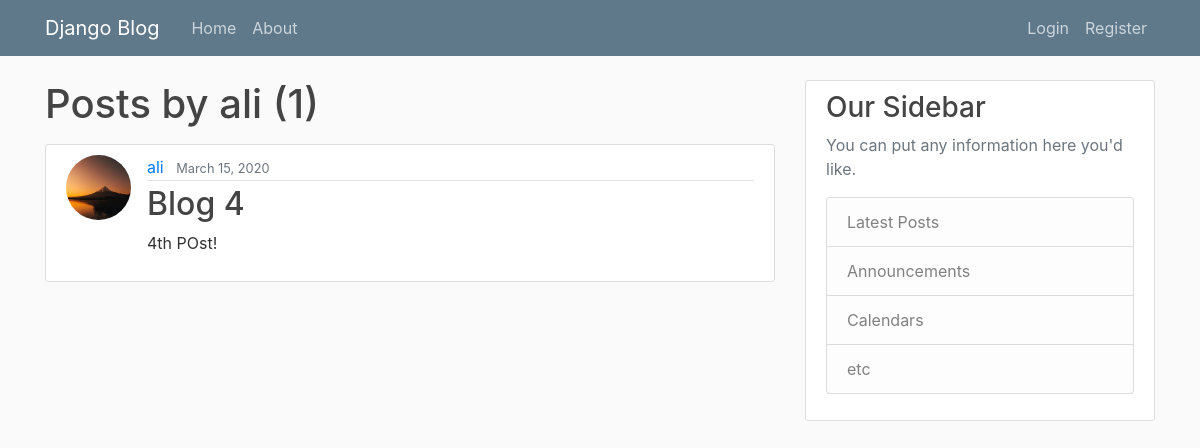
The app's page /user/ali/, older data.
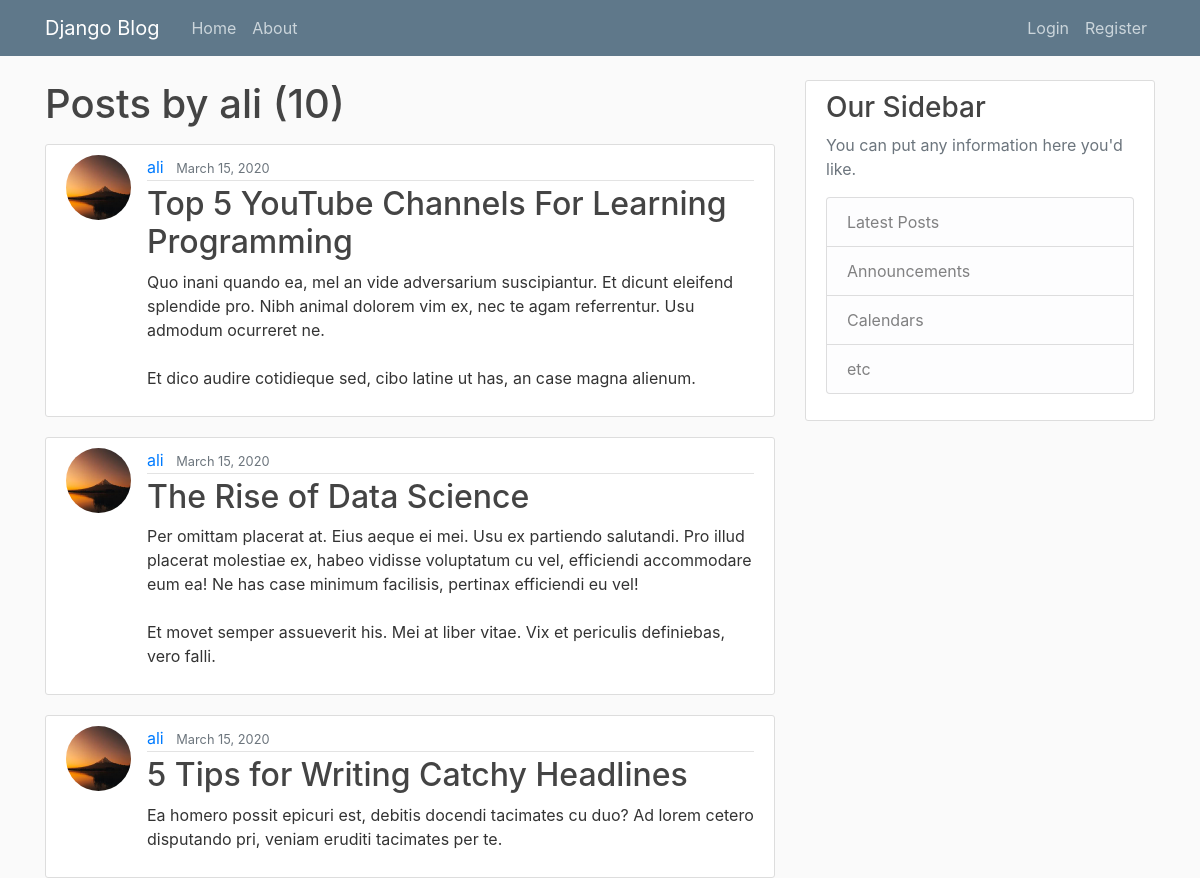
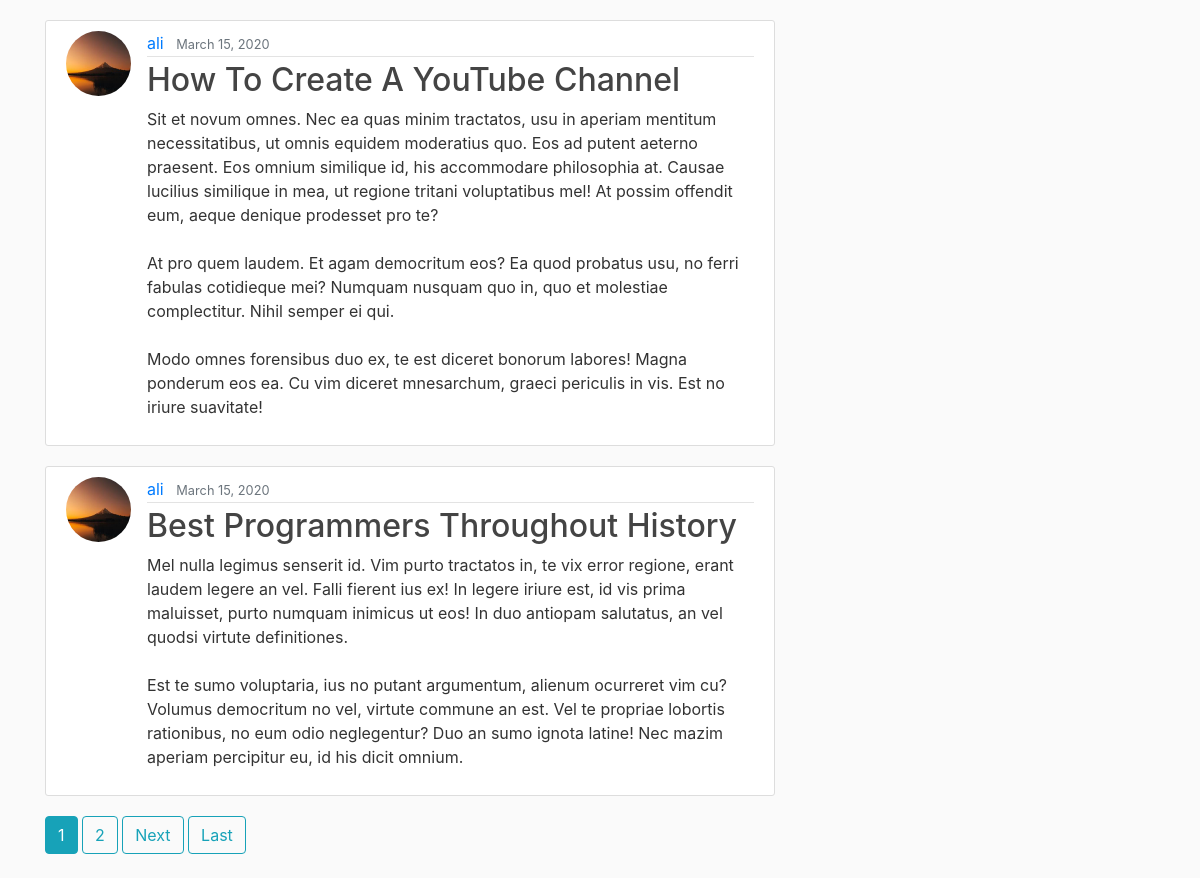
The same page, newer data (2 pictures, top to bottom).
### blog/models.py (models this page shows, shortened)
class Post(models.Model):
    title = models.CharField(max_length=100)
    content = models.TextField()
    date_posted = models.DateTimeField(default = timezone.now)
    author = models.ForeignKey(User, on_delete = models.CASCADE)

### users/models.py (models this page shows, shortened)
class Profile(models.Model):
    user = models.OneToOneField(User, on_delete=models.CASCADE)
    image = models.ImageField(default='default.jpg', upload_to='profile_pics')

### blog/views.py (the view)
# urls.py: path('user/<str:username>/', UserPostListView.as_view(), name='user-posts'),
class UserPostListView(ListView):
    model = Post
    template_name = 'blog/user_posts.html'
    context_object_name = 'posts'
    paginate_by = 5
    def get_queryset(self):
        user = get_object_or_404(User, username=self.kwargs.get('username'))
        return Post.objects.filter(author=user).order_by('-date_posted')

### blog/templates/blog/user_posts.html (shortened to what this page needs)
{% extends 'blog/base.html' %}
{% block content %}
    <h1 class = "mb-3">Posts by {{ view.kwargs.username }} ({{ page_obj.paginator.count }})</h1>
    {% for post in posts %}
        <article class="media content-section">
        <img src="{{ post.author.profile.image.url }}" class="rounded-circle article-img">
            <div class="media-body">
                <div class="article-metadata">
                    <a class="mr-2" href="{% url 'user-posts' post.author.username %}">{{ post.author }}</a>
                    <small class="text-muted">{{ post.date_posted|date:"F d, Y" }}</small>
                </div>
                <h2><a class="article-title" href="{% url 'post-detail' post.id %}">{{ post.title }}</a></h2>
                <p class="article-content">{{ post.content }}</p>
            </div>
        </article>
    {% endfor %}
    {% if is_paginated %}
      {% for num in page_obj.paginator.page_range %}
        {% if page_obj.number == num %}
          <a class="btn btn-info mb-4" href="?page={{ num }}">{{ num }}</a>
        {% elif num > page_obj.number|add:'-3' and num < page_obj.number|add:'3' %}
          <a class="btn btn-outline-info mb-4" href="?page={{ num }}">{{ num }}</a>
        {% endif %}
      {% endfor %}
      {% if page_obj.has_next %}
        <a class="btn btn-outline-info mb-4" href="?page={{ page_obj.next_page_number }}">Next</a>
        <a class="btn btn-outline-info mb-4" href="?page={{ page_obj.paginator.num_pages }}">Last</a>
      {% endif %}
    {% endif %}
{% endblock content %}

### blog/templates/blog/base.html (shortened to what this page needs)
{% load static %}
<!Doctype html>
<html>
<head>
    <link rel="stylesheet" href="https://stackpath.bootstrapcdn.com/bootstrap/4.4.1/css/bootstrap.min.css">
    <link rel="stylesheet" type="text/css" href="{% static 'blog/main.css' %}">
</head>
<body>
    <header class="site-header">
        <nav class="navbar navbar-expand-md navbar-dark bg-steel fixed-top">
            <div class="container">
            <a class="navbar-brand mr-4" href="{% url 'blog-home'%}">Django Blog</a>
            <div class="collapse navbar-collapse" id="navbarToggle">
                <div class="navbar-nav mr-auto">
                <a class="nav-item nav-link" href="{% url 'blog-home'%}">Home</a>
                <a class="nav-item nav-link" href="{% url 'blog-about'%}">About</a>
                </div>
                <div class="navbar-nav">
                {% if user.is_authenticated %}
                    <a class="nav-item nav-link" href="{% url 'profile' %}">Profile</a>
                    <a class="nav-item nav-link" href="{% url 'post-create' %}">New Post</a>
                    <a class="nav-item nav-link" href="{% url 'logout' %}">Logout</a>
                {% else %}
                    <a class="nav-item nav-link" href="{% url 'login' %}">Login</a>
                    <a class="nav-item nav-link" href="{% url 'register' %}">Register</a>
                {% endif %}
                </div>
            </div>
            </div>
        </nav>
    </header>
    <main role="main" class="container">
        <div class="row">
            <div class="col-md-8">
            {% block content %}{% endblock %}
            </div>
            <div class="col-md-4">
            <div class="content-section">
                <h3>Our Sidebar</h3>
                <p class='text-muted'>You can put any information here you'd like.
                <ul class="list-group">
                    <li class="list-group-item list-group-item-light">Latest Posts</li>
                    <li class="list-group-item list-group-item-light">Announcements</li>
                    <li class="list-group-item list-group-item-light">Calendars</li>
                    <li class="list-group-item list-group-item-light">etc</li>
                </ul>
                </p>
            </div>
            </div>
        </div>
    </main>
</body>
</html>

### blog/static/blog/main.css (style rules this page uses)
body { background: #fafafa; color: #333333; margin-top: 5rem; }
h1, h2, h3, h4, h5, h6 { color: #444444; }
ul { margin: 0; }
.bg-steel { background-color: #5f788a; }
.site-header .navbar-nav .nav-link { color: #cbd5db; }
.content-section { background: #ffffff; padding: 10px 20px; border: 1px solid #dddddd; border-radius: 3px; margin-bottom: 20px; }
.article-title { color: #444444; }
.article-content { white-space: pre-line; }
.article-img { height: 65px; width: 65px; margin-right: 16px; }
.article-metadata { padding-bottom: 1px; margin-bottom: 4px; border-bottom: 1px solid #e3e3e3 }

Row changes from the older to the newer data that the page shows:
no longer on this page (row unchanged): Post: author.profile.image (placeholder picture), author "ali", date_posted "March 15, 2020", title "Blog 4", content "4th POst!"
added Post: author.profile.image (placeholder picture), author "ali", date_posted "March 15, 2020", title "Top 5 YouTube Channels For Learning Programming", content "Quo inani quando ea, mel an vide adversarium suscipiantur. Et dicunt eleifend splendide pro. Nibh animal dolorem vim ex, nec te agam referrentur. Usu admodum ocurreret ne. Et dico audire cotidieque sed, cibo latine ut has, an case magna alienum."
added Post: author.profile.image (placeholder picture), author "ali", date_posted "March 15, 2020", title "The Rise of Data Science", content "Per omittam placerat at. Eius aeque ei mei. Usu ex partiendo salutandi. Pro illud placerat molestiae ex, habeo vidisse voluptatum cu vel, efficiendi accommodare eum ea! Ne has case minimum facilisis, pertinax efficiendi eu vel! Et movet semper assueverit his. Mei at liber vitae. Vix et periculis definiebas, vero falli."
added Post: author.profile.image (placeholder picture), author "ali", date_posted "March 15, 2020", title "5 Tips for Writing Catchy Headlines", content "Ea homero possit epicuri est, debitis docendi tacimates cu duo? Ad lorem cetero disputando pri, veniam eruditi tacimates per te."
added Post: author.profile.image (placeholder picture), author "ali", date_posted "March 15, 2020", title "How To Create A YouTube Channel", content "Sit et novum omnes. Nec ea quas minim tractatos, usu in aperiam mentitum necessitatibus, ut omnis equidem moderatius quo. Eos ad putent aeterno praesent. Eos omnium similique id, his accommodare philosophia at. Causae lucilius similique in mea, ut regione tritani voluptatibus mel! At possim offendit eum, aeque denique prodesset pro te? At pro quem laudem. Et agam democritum eos? Ea quod probatus usu, no ferri fabulas cotidieque mei? Numquam nusquam quo in, quo et molestiae complectitur. Nihil semper ei qui. Modo omnes forensibus duo ex, te est diceret bonorum labores! Magna ponderum eos ea. Cu vim diceret mnesarchum, graeci periculis in vis. Est no iriure suavitate!"
added Post: author.profile.image (placeholder picture), author "ali", date_posted "March 15, 2020", title "Best Programmers Throughout History", content "Mel nulla legimus senserit id. Vim purto tractatos in, te vix error regione, erant laudem legere an vel. Falli fierent ius ex! In legere iriure est, id vis prima maluisset, purto numquam inimicus ut eos! In duo antiopam salutatus, an vel quodsi virtute definitiones. Est te sumo voluptaria, ius no putant argumentum, alienum ocurreret vim cu? Volumus democritum no vel, virtute commune an est. Vel te propriae lobortis rationibus, no eum odio neglegentur? Duo an sumo ignota latine! Nec mazim aperiam percipitur eu, id his dicit omnium."
Text that changed along with them:
{{ page_obj.paginator.count }}: "1" → "10"
new list line: "1"
new list line: "2"
text now shown: "Next Last"
